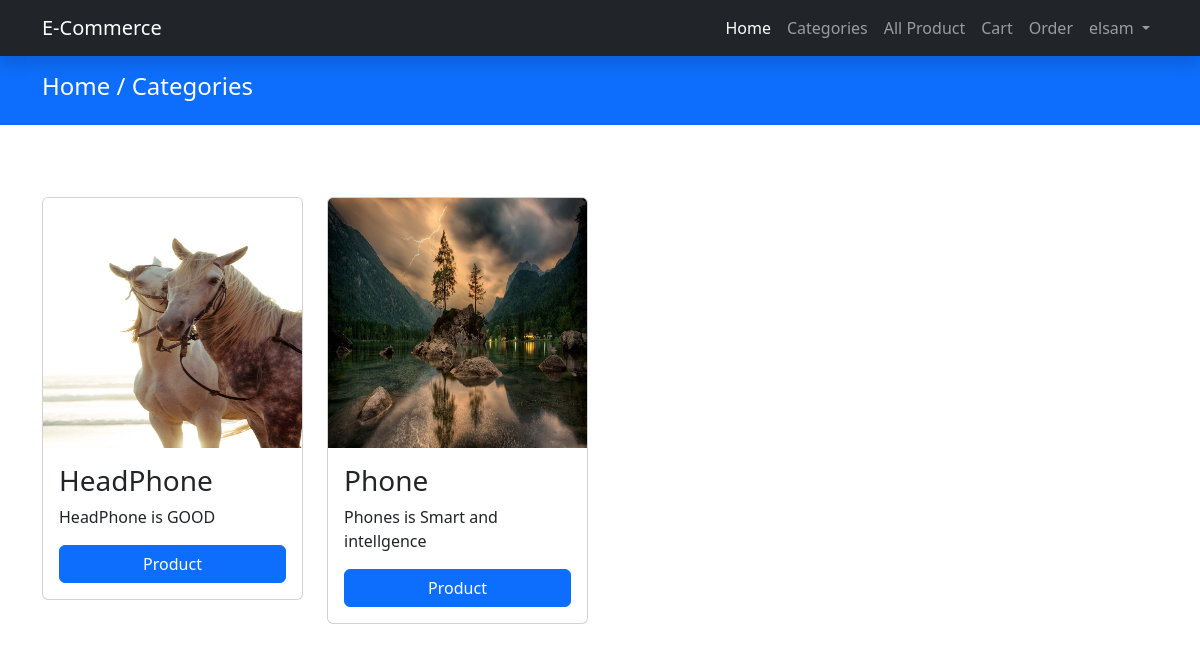
Screenshot of /E-commerce/categories.php (signed in) with the database file from the repository.
### tables this page shows
CREATE TABLE `categories` (
  `id` bigint(20) NOT NULL,
  `title` varchar(50) NOT NULL,
  `desc` varchar(255) NOT NULL,
  `status` int(11) DEFAULT 0,
  `image` varchar(255) NOT NULL
);

### E-commerce/categories.php (the view, shortened to what this page needs)
<?php require_once "./pages/header.php" ?>
<?php require_once "./pages/navbar.php";
$sql = "SELECT * FROM `categories`";
$result = mysqli_query($conn, $sql);
$row = mysqli_fetch_all($result, MYSQLI_ASSOC);
$myData = $row;
?>
<div class="py-3 mb-4 bg-primary">
    <div class="container">
        <h4 class="text-white">Home / Categories</h4>
    </div>
</div>
<div class="py-5">
    <div class="container">
        <div class="row row-cols-1 row-cols-md-4 g-4">
            <?php
            foreach ($myData as $key => $value) {
                if ($myData[$key]["status"] == 1) {
                    ?>
                    <div class="col">
                        <div class="card">
                            <img src="./Admin/img/<?= $myData[$key]['image'] ?> " class="card-img-top w-100" height="250"
                                alt="...">
                            <div class="card-body h-75">
                                <h3 class="card-title">
                                    <?= $myData[$key]["title"] ?>
                                </h3>
                                <p class="card-text">
                                    <?= $myData[$key]["desc"] ?>
                                </p>
                                <a href="./product.php?id=<?= $myData[$key]["id"] ?>&name=<?= $myData[$key]["title"] ?>"
                                    class="btn btn-primary w-100">Product</a>
                            </div>
                        </div>
                    </div>
                    <?php
                }
            }
            ?>
        </div>
    </div>
</div>
<?php require_once "./pages/footer.php" ?>

### rows the page displays
categories: image (picture), title "HeadPhone", desc "HeadPhone is GOOD"
categories: image (picture), title "Phone", desc "Phones is Smart and intellgence"

### other values shown
$_SESSION["auth"]["name"] "elsam"
